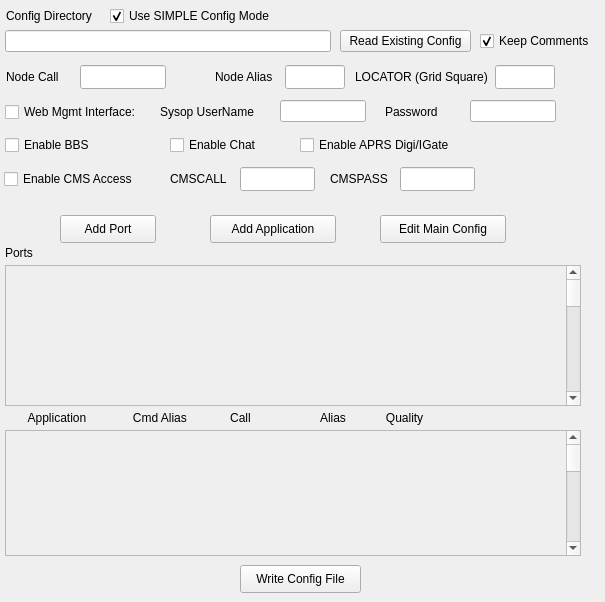
      <widget class="QWidget" name="configTab">
       <attribute name="title">
        <string>Basic Configuration</string>
       </attribute>
       <widget class="QLabel" name="label_13">
        <property name="geometry">
         <rect>
          <x>355</x>
          <y>65</y>
          <width>156</width>
          <height>24</height>
         </rect>
        </property>
        <property name="text">
         <string>LOCATOR (Grid Square)</string>
        </property>
       </widget>
       <widget class="QLineEdit" name="ConfigDir">
        <property name="geometry">
         <rect>
          <x>5</x>
          <y>30</y>
          <width>326</width>
          <height>22</height>
         </rect>
        </property>
        <property name="text">
         <string/>
        </property>
       </widget>
       <widget class="QScrollArea" name="applArea">
        <property name="geometry">
         <rect>
          <x>5</x>
          <y>430</y>
          <width>576</width>
          <height>126</height>
         </rect>
        </property>
        <property name="verticalScrollBarPolicy">
         <enum>Qt::ScrollBarAsNeeded</enum>
        </property>
        <property name="widgetResizable">
         <bool>false</bool>
        </property>
        <widget class="QWidget" name="applScroll">
         <property name="geometry">
          <rect>
           <x>0</x>
           <y>0</y>
           <width>552</width>
           <height>730</height>
          </rect>
         </property>
        </widget>
       </widget>
       <widget class="QLabel" name="label_19">
        <property name="geometry">
         <rect>
          <x>160</x>
          <y>100</y>
          <width>121</width>
          <height>24</height>
         </rect>
        </property>
        <property name="text">
         <string>Sysop UserName</string>
        </property>
       </widget>
       <widget class="QCheckBox" name="BBS">
        <property name="geometry">
         <rect>
          <x>5</x>
          <y>135</y>
          <width>121</width>
          <height>20</height>
         </rect>
        </property>
        <property name="text">
         <string>Enable BBS</string>
        </property>
       </widget>
       <widget class="QLineEdit" name="NODECALL">
        <property name="geometry">
         <rect>
          <x>80</x>
          <y>65</y>
          <width>86</width>
          <height>24</height>
         </rect>
        </property>
        <property name="text">
         <string/>
        </property>
        <property name="plainText" stdset="0">
         <string/>
        </property>
       </widget>
       <widget class="QLineEdit" name="LOC">
        <property name="geometry">
         <rect>
          <x>495</x>
          <y>65</y>
          <width>60</width>
          <height>24</height>
         </rect>
        </property>
        <property name="toolTip">
         <string>&lt;html&gt;&lt;head/&gt;&lt;body&gt;&lt;p&gt;Station Location. Can be either a 6 digit Locator (Grid Square) or Lat/Lon (in Degrees)&lt;/p&gt;&lt;p&gt;If this is set your location will be sent to be BPQ32 Node Map&lt;/p&gt;&lt;/body&gt;&lt;/html&gt;</string>
        </property>
        <property name="text">
         <string/>
        </property>
        <property name="plainText" stdset="0">
         <string/>
        </property>
       </widget>
       <widget class="QLabel" name="label_17">
        <property name="geometry">
         <rect>
          <x>170</x>
          <y>167</y>
          <width>66</width>
          <height>24</height>
         </rect>
        </property>
        <property name="text">
         <string>CMSCALL</string>
        </property>
       </widget>
       <widget class="QPushButton" name="EDITOTHER">
        <property name="enabled">
         <bool>true</bool>
        </property>
        <property name="geometry">
         <rect>
          <x>380</x>
          <y>215</y>
          <width>126</width>
          <height>28</height>
         </rect>
        </property>
        <property name="toolTip">
         <string>There are a few very rarely used configuration statements that can;t be entered in tihs GUI&gt; These can be added here</string>
        </property>
        <property name="text">
         <string>Edit Main Config</string>
        </property>
       </widget>
       <widget class="QLineEdit" name="NODEALIAS">
        <property name="geometry">
         <rect>
          <x>285</x>
          <y>65</y>
          <width>60</width>
          <height>24</height>
         </rect>
        </property>
        <property name="plainText" stdset="0">
         <string/>
        </property>
       </widget>
       <widget class="QLabel" name="label">
        <property name="geometry">
         <rect>
          <x>6</x>
          <y>5</y>
          <width>111</width>
          <height>22</height>
         </rect>
        </property>
        <property name="text">
         <string>Config Directory</string>
        </property>
       </widget>
       <widget class="QLineEdit" name="sysopUser">
        <property name="geometry">
         <rect>
          <x>280</x>
          <y>100</y>
          <width>86</width>
          <height>22</height>
         </rect>
        </property>
       </widget>
       <widget class="QLineEdit" name="CMSCALL">
        <property name="geometry">
         <rect>
          <x>240</x>
          <y>167</y>
          <width>75</width>
          <height>24</height>
         </rect>
        </property>
        <property name="toolTip">
         <string>&lt;html&gt;&lt;head/&gt;&lt;body&gt;&lt;p&gt;If you want to operate as a Winlink Gateway then you need to get approval from Winlink and enter your Callsign and Winlink Password.&lt;/p&gt;&lt;p&gt;Without the CMSCall and Pass you can operate as a Winlink Client (Sending your own messages to/from a CMS)&lt;/p&gt;&lt;/body&gt;&lt;/html&gt;</string>
        </property>
        <property name="plainText" stdset="0">
         <string/>
        </property>
       </widget>
       <widget class="QLabel" name="label_3">
        <property name="geometry">
         <rect>
          <x>215</x>
          <y>65</y>
          <width>71</width>
          <height>24</height>
         </rect>
        </property>
        <property name="text">
         <string>Node Alias</string>
        </property>
       </widget>
       <widget class="QLabel" name="label_18">
        <property name="geometry">
         <rect>
          <x>5</x>
          <y>245</y>
          <width>70</width>
          <height>16</height>
         </rect>
        </property>
        <property name="text">
         <string>Ports</string>
        </property>
       </widget>
       <widget class="QScrollArea" name="scrollArea">
        <property name="geometry">
         <rect>
          <x>5</x>
          <y>265</y>
          <width>576</width>
          <height>141</height>
         </rect>
        </property>
        <property name="verticalScrollBarPolicy">
         <enum>Qt::ScrollBarAsNeeded</enum>
        </property>
        <property name="widgetResizable">
         <bool>false</bool>
        </property>
        <widget class="QWidget" name="portScroll">
         <property name="geometry">
          <rect>
           <x>0</x>
           <y>0</y>
           <width>550</width>
           <height>730</height>
          </rect>
         </property>
        </widget>
       </widget>
       <widget class="QLabel" name="label_2">
        <property name="geometry">
         <rect>
          <x>6</x>
          <y>65</y>
          <width>66</width>
          <height>24</height>
         </rect>
        </property>
        <property name="text">
         <string>Node Call</string>
        </property>
       </widget>
       <widget class="QCheckBox" name="RMS">
        <property name="geometry">
         <rect>
          <x>4</x>
          <y>167</y>
          <width>161</width>
          <height>24</height>
         </rect>
        </property>
        <property name="toolTip">
         <string>Enable access to the Winlink CMS Network</string>
        </property>
        <property name="text">
         <string>Enable CMS Access</string>
        </property>
       </widget>
       <widget class="QPushButton" name="Update">
        <property name="enabled">
         <bool>true</bool>
        </property>
        <property name="geometry">
         <rect>
          <x>240</x>
          <y>565</y>
          <width>121</width>
          <height>28</height>
         </rect>
        </property>
        <property name="toolTip">
         <string extracomment="Updates config based on info typed above"/>
        </property>
        <property name="text">
         <string>Write Config File</string>
        </property>
       </widget>
       <widget class="QLabel" name="label_20">
        <property name="geometry">
         <rect>
          <x>385</x>
          <y>100</y>
          <width>81</width>
          <height>24</height>
         </rect>
        </property>
        <property name="text">
         <string>Password</string>
        </property>
       </widget>
       <widget class="QLineEdit" name="CMSPASS">
        <property name="geometry">
         <rect>
          <x>400</x>
          <y>167</y>
          <width>75</width>
          <height>24</height>
         </rect>
        </property>
        <property name="plainText" stdset="0">
         <string/>
        </property>
       </widget>
       <widget class="QCheckBox" name="CHAT">
        <property name="geometry">
         <rect>
          <x>170</x>
          <y>135</y>
          <width>106</width>
          <height>20</height>
         </rect>
        </property>
        <property name="text">
         <string>Enable Chat</string>
        </property>
       </widget>
       <widget class="QPushButton" name="ADDAPP">
        <property name="enabled">
         <bool>true</bool>
        </property>
        <property name="geometry">
         <rect>
          <x>210</x>
          <y>215</y>
          <width>126</width>
          <height>28</height>
         </rect>
        </property>
        <property name="text">
         <string>Add Application</string>
        </property>
       </widget>
       <widget class="QLineEdit" name="sysopPass">
        <property name="geometry">
         <rect>
          <x>470</x>
          <y>100</y>
          <width>86</width>
          <height>22</height>
         </rect>
        </property>
       </widget>
       <widget class="QPushButton" name="ReadConfig">
        <property name="geometry">
         <rect>
          <x>340</x>
          <y>30</y>
          <width>131</width>
          <height>22</height>
         </rect>
        </property>
        <property name="text">
         <string>Read Existing Config</string>
        </property>
       </widget>
       <widget class="QLabel" name="label_6">
        <property name="geometry">
         <rect>
          <x>5</x>
          <y>410</y>
          <width>546</width>
          <height>16</height>
         </rect>
        </property>
        <property name="text">
         <string>       Application              Cmd Alias             Call                     Alias            Quality</string>
        </property>
       </widget>
       <widget class="QPushButton" name="ADDPORT">
        <property name="enabled">
         <bool>true</bool>
        </property>
        <property name="geometry">
         <rect>
          <x>60</x>
          <y>215</y>
          <width>96</width>
          <height>28</height>
         </rect>
        </property>
        <property name="text">
         <string>Add Port</string>
        </property>
       </widget>
       <widget class="QCheckBox" name="WEBMGMT">
        <property name="geometry">
         <rect>
          <x>5</x>
          <y>102</y>
          <width>151</width>
          <height>20</height>
         </rect>
        </property>
        <property name="toolTip">
         <string/>
        </property>
        <property name="text">
         <string>Web Mgmt Interface:</string>
        </property>
       </widget>
       <widget class="QLabel" name="label_16">
        <property name="geometry">
         <rect>
          <x>330</x>
          <y>167</y>
          <width>66</width>
          <height>24</height>
         </rect>
        </property>
        <property name="text">
         <string>CMSPASS</string>
        </property>
       </widget>
       <widget class="QCheckBox" name="EnableAPRS">
        <property name="geometry">
         <rect>
          <x>300</x>
          <y>135</y>
          <width>176</width>
          <height>20</height>
         </rect>
        </property>
        <property name="toolTip">
         <string>Enable the APRS Digipeater and Igate. Note if this is cleared any APRSDIGI section will be removed from the saved config</string>
        </property>
        <property name="statusTip">
         <string/>
        </property>
        <property name="text">
         <string>Enable APRS Digi/IGate</string>
        </property>
       </widget>
       <widget class="QCheckBox" name="keepComments">
        <property name="geometry">
         <rect>
          <x>480</x>
          <y>30</y>
          <width>116</width>
          <height>22</height>
         </rect>
        </property>
        <property name="toolTip">
         <string>&lt;html&gt;&lt;head/&gt;&lt;body&gt;&lt;p&gt;If checked comments in the original bpq32.cfg file will be maintained when the file is saved, but will not always be in the same place as they were in the original&lt;/p&gt;&lt;/body&gt;&lt;/html&gt;</string>
        </property>
        <property name="text">
         <string>Keep Comments</string>
        </property>
        <property name="checked">
         <bool>true</bool>
        </property>
       </widget>
       <widget class="QCheckBox" name="SIMPLE">
        <property name="geometry">
         <rect>
          <x>110</x>
          <y>5</y>
          <width>176</width>
          <height>22</height>
         </rect>
        </property>
        <property name="toolTip">
         <string>&lt;html&gt;&lt;head/&gt;&lt;body&gt;&lt;p&gt;SIMPLE Mode sets default values for most of the Node Parameters. You can still override these defaults by setting the parameter in the Advanced Configuration Node Parameters tab.&lt;/p&gt;&lt;/body&gt;&lt;/html&gt;</string>
        </property>
        <property name="text">
         <string>Use SIMPLE Config Mode</string>
        </property>
        <property name="checked">
         <bool>true</bool>
        </property>
       </widget>
      </widget>
